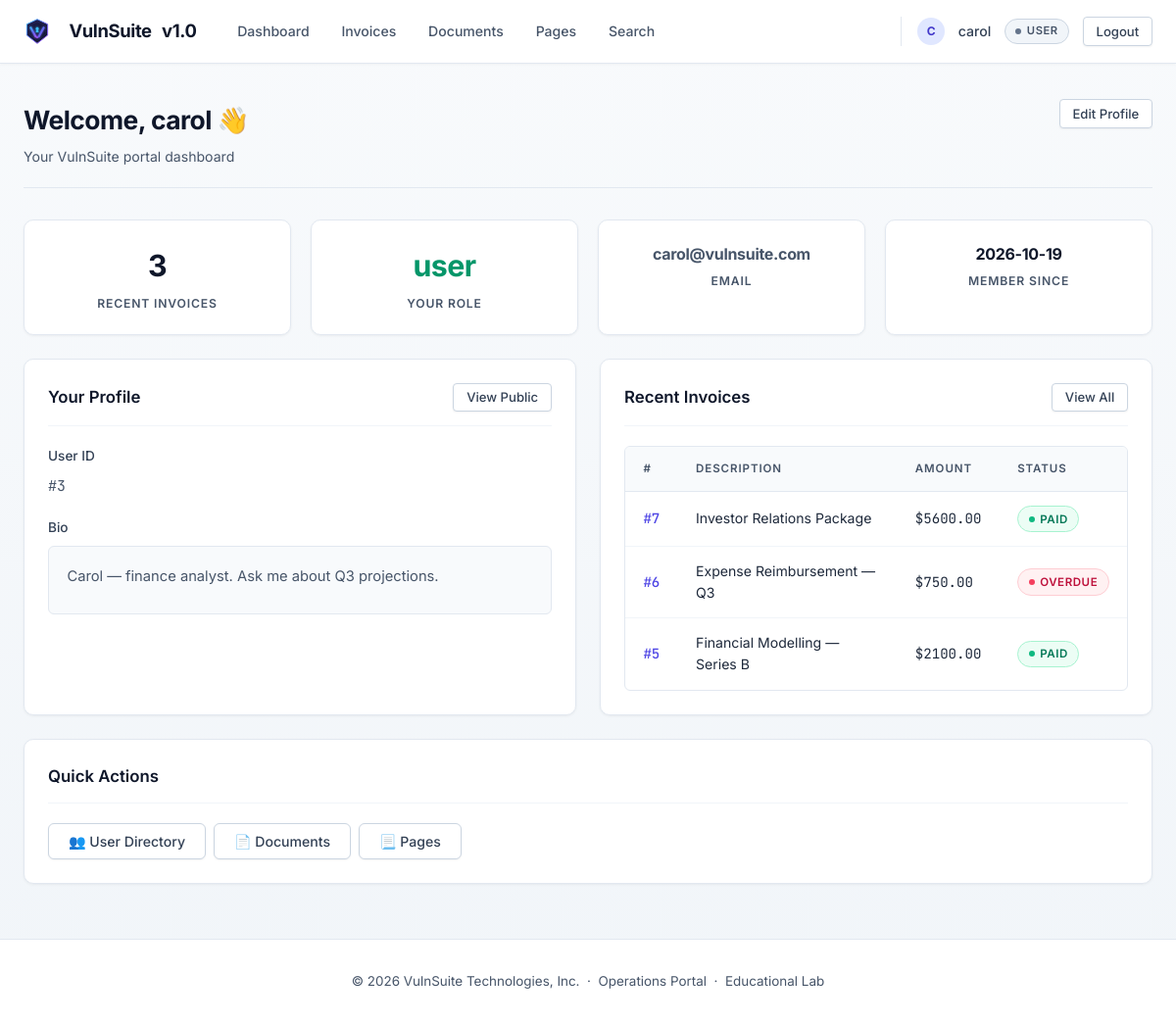
/dashboard (signed in), run on the app's committed database.
### tables this page shows
CREATE TABLE users (
        id          INTEGER PRIMARY KEY AUTOINCREMENT,
        username    TEXT UNIQUE NOT NULL,
        email       TEXT UNIQUE NOT NULL,
        password    TEXT NOT NULL,
        role        TEXT NOT NULL DEFAULT 'user',
        bio         TEXT DEFAULT '',
        website     TEXT DEFAULT '',
        created_at  TEXT DEFAULT (datetime('now'))
    );

CREATE TABLE invoices (
        id          INTEGER PRIMARY KEY AUTOINCREMENT,
        user_id     INTEGER NOT NULL,
        amount      REAL NOT NULL,
        description TEXT NOT NULL,
        status      TEXT DEFAULT 'pending',
        discount_redeemed INTEGER DEFAULT 0,
        created_at  TEXT DEFAULT (datetime('now')),
        FOREIGN KEY (user_id) REFERENCES users(id)
    );

### routes/profile_routes.py (the view)
@profile_bp.route("/dashboard")
@login_required
def dashboard():
    user = current_user()
    db   = get_db()
    me   = db.execute("SELECT * FROM users WHERE id=?", (user["id"],)).fetchone()
    invoices = db.execute(
        "SELECT * FROM invoices WHERE user_id=? ORDER BY id DESC LIMIT 5",
        (user["id"],)
    ).fetchall()
    return render_template("profile/dashboard.html", me=me, invoices=invoices)

### auth.py (called while the page is built)
def current_user():
    return {
        "id":       session.get("user_id"),
        "username": session.get("username"),
        "role":     session.get("role"),
    } if "user_id" in session else None

def login_required(f):
    @wraps(f)
    def decorated(*args, **kwargs):
        if not current_user():
            return redirect(url_for("auth.login"))
        return f(*args, **kwargs)
    return decorated

### db.py (called while the page is built)
def get_db():
    if "db" not in g:
        db_path = current_app.config["DATABASE"]
        g.db = sqlite3.connect(db_path, detect_types=sqlite3.PARSE_DECLTYPES,
                               timeout=10)
        g.db.row_factory = sqlite3.Row
        g.db.execute("PRAGMA busy_timeout = 8000")
    return g.db

### templates/profile/dashboard.html (shortened to what this page needs)
{% extends "base.html" %}
{% block content %}
<div class="page-header">
  <div>
    <h1 class="page-title">Welcome, {{ me['username'] }} 👋</h1>
    <p class="page-sub">Your VulnSuite portal dashboard</p>
  </div>
  <a href="{{ url_for('profile.edit_profile') }}" class="btn btn-ghost btn-sm">Edit Profile</a>
</div>
<div class="grid-4 mb-3">
  <div class="stat-card">
    <div class="stat-value">{{ invoices | length }}</div>
    <div class="stat-label">Recent Invoices</div>
  </div>
  <div class="stat-card">
    <div class="stat-value" style="color:var(--green);">{{ me['role'] }}</div>
    <div class="stat-label">Your Role</div>
  </div>
  <div class="stat-card">
    <div class="stat-value" style="font-size:1rem;color:var(--text-muted);">
      {{ me['email'] }}
    </div>
    <div class="stat-label">Email</div>
  </div>
  <div class="stat-card">
    <div class="stat-value" style="font-size:1rem;">
      {{ me['created_at'][:10] if me['created_at'] else '—' }}
    </div>
    <div class="stat-label">Member Since</div>
  </div>
</div>
<div class="grid-2">
  <div class="card">
    <div class="card-header">
      <span class="card-title">Your Profile</span>
      <a href="{{ url_for('profile.view_profile', username=me['username']) }}" class="btn btn-ghost btn-sm">View Public</a>
    </div>
    <div class="form-group">
      <label>User ID</label>
      <div class="mono text-muted">#{{ me['id'] }}</div>
    </div>
    <div class="form-group">
      <label>Bio</label>
      <div class="bio-box text-muted">{{ me['bio'] or 'No bio set.' }}</div>
    </div>
  </div>
  <div class="card">
    <div class="card-header">
      <span class="card-title">Recent Invoices</span>
      <a href="{{ url_for('invoice.my_invoices') }}" class="btn btn-ghost btn-sm">View All</a>
    </div>
    {% if invoices %}
    <div class="table-wrap">
      <table>
        <thead>
          <tr><th>#</th><th>Description</th><th>Amount</th><th>Status</th></tr>
        </thead>
        <tbody>
          {% for inv in invoices %}
          <tr>
            <td class="td-id">
              <a href="{{ url_for('invoice.view_invoice', invoice_id=inv['id']) }}">#{{ inv['id'] }}</a>
            </td>
            <td>{{ inv['description'] }}</td>
            <td class="mono">${{ "%.2f"|format(inv['amount']) }}</td>
            <td><span class="status-pill status-{{ inv['status'] }}">{{ inv['status'] }}</span></td>
          </tr>
          {% endfor %}
        </tbody>
      </table>
    </div>
    {% else %}
    <p class="text-muted" style="font-size:0.9rem;">No invoices yet.</p>
    {% endif %}
  </div>
</div>
<div class="card mt-3">
  <div class="card-header"><span class="card-title">Quick Actions</span></div>
  <div class="flex gap-1" style="flex-wrap:wrap;">
    <a href="{{ url_for('profile.user_list') }}"        class="btn btn-ghost">👥 User Directory</a>
    <a href="{{ url_for('document.view_document') }}"   class="btn btn-ghost">📄 Documents</a>
    <a href="{{ url_for('page.render_page') }}"          class="btn btn-ghost">📃 Pages</a>
  </div>
</div>
{% endblock %}

### templates/base.html (shortened to what this page needs)
<!DOCTYPE html>
<html lang="en">
<head>
  <link rel="stylesheet" href="{{ url_for('static', filename='css/main.css') }}" />
</head>
<body>
  <nav class="navbar">
    <div class="nav-inner">
      <a href="{{ url_for('index') }}" class="nav-brand">
        <img src="{{ url_for('static', filename='img/logo.svg') }}" alt="VulnSuite Logo" class="brand-logo" width="28" height="28" style="vertical-align: middle; margin-right: 8px;" />
        <span class="brand-name">VulnSuite</span>
        <span class="brand-pill">v1.0</span>
      </a>
      {% if current_user %}
      <div class="nav-links">
        <a href="{{ url_for('profile.dashboard') }}"   class="nav-link">Dashboard</a>
        <a href="{{ url_for('invoice.my_invoices') }}" class="nav-link">Invoices</a>
        <a href="{{ url_for('document.view_document') }}" class="nav-link">Documents</a>
        <a href="{{ url_for('page.render_page') }}"    class="nav-link">Pages</a>
        <a href="{{ url_for('extra.search_invoices') }}" class="nav-link">Search</a>
      </div>
      <div class="nav-user">
        <span class="user-avatar" style="width:28px;height:28px;border-radius:50%;background:#e0e7ff;color:#4338ca;display:inline-flex;align-items:center;justify-content:center;font-weight:700;font-size:0.75rem;">{{ current_user.username[:1].upper() }}</span>
        <span class="nav-username">{{ current_user.username }}</span>
        <span class="role-badge role-{{ current_user.role | replace('-','_') }}">{{ current_user.role }}</span>
        <a href="{{ url_for('auth.logout') }}" class="btn btn-sm btn-ghost">Logout</a>
      </div>
      {% else %}
      <div class="nav-links">
        <a href="{{ url_for('auth.login') }}"    class="btn btn-sm btn-primary">Login</a>
        <a href="{{ url_for('auth.register') }}" class="btn btn-sm btn-ghost">Register</a>
      </div>
      {% endif %}
    </div>
  </nav>
  <main class="main-content">
    {% block content %}{% endblock %}
  </main>
  <footer class="site-footer">
    <p>© 2026 VulnSuite Technologies, Inc. &nbsp;·&nbsp; Operations Portal &nbsp;·&nbsp; <span class="footer-badge">Educational Lab</span></p>
  </footer>
</body>
</html>

### data on the page
users: username "carol", role "USER", role "user", email "carol@vulnsuite.com", created_at "2026-10-19", id "3", bio "Carol — finance analyst. Ask me about Q3 projections."
invoices: id "7", description "Investor Relations Package", amount "5600.00", status "PAID"
invoices: id "6", description "Expense Reimbursement — Q3", amount "750.00", status "OVERDUE"
invoices: id "5", description "Financial Modelling — Series B", amount "2100.00", status "PAID"

### other printed values
{{ current_user.username[:1].upper() }} "C"
{{ invoices | length }} "3"
